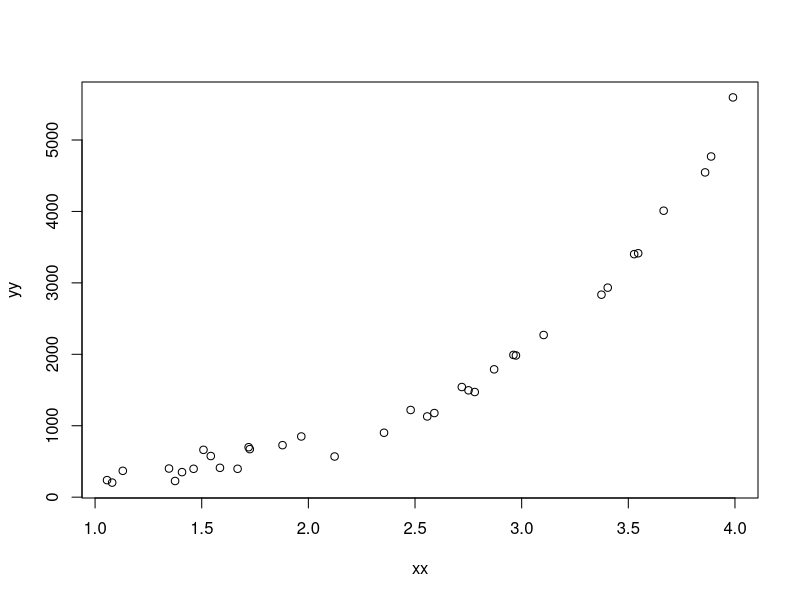

Source code (R):
s <- function(t) exp(t) / (1 + exp(t))
s2 <- function(t) log(t)
threshold <- 6980
n <- 35
B <- 1000
xx <- runif(n, 1, 4)

yy <- 10 + 100 * exp(xx) + rnorm(n, 0, 100)


plot(xx, yy)

lm1 <- lm(yy ~ xx)
sigma2 <- sum(residuals(lm1)**2) / lm1$df.residual
sum(dnorm(lm1$residuals, mean=0, sd = sqrt(sigma2), log = TRUE))


X <- as.matrix(cbind(1, xx))
a <- t(sigma2 * chol2inv(qr.R(qr(X))))
a.eig <- eigen(a)
a.sqrt <- a.eig$vectors %*% diag(sqrt(a.eig$values)) %*% solve(a.eig$vectors)


boots <- vector()
# simulations:
for (i in 1:B) {
  b <- as.matrix(rnorm(2))
  b <- t(b) %*% a.sqrt
  
  y_star <- lm1$coefficients[1] +  b[1] + xx * (lm1$coefficients[2] + b[2]) + rnorm(n, mean=0, sd=sqrt(sigma2))
  lm_star <- lm(y_star ~ xx)
  boots <- c(boots, sum(dnorm(lm_star$residuals, mean=0, sd = sqrt(sigma2), log = TRUE)))
}